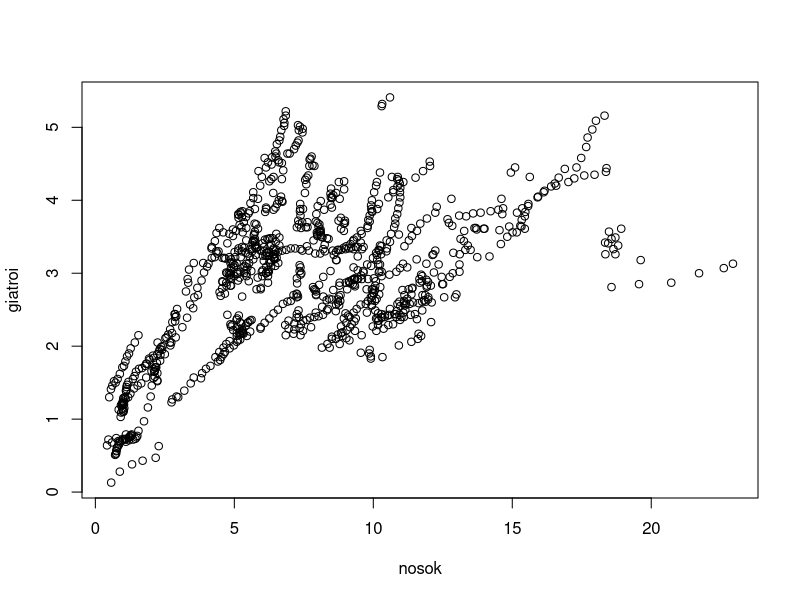
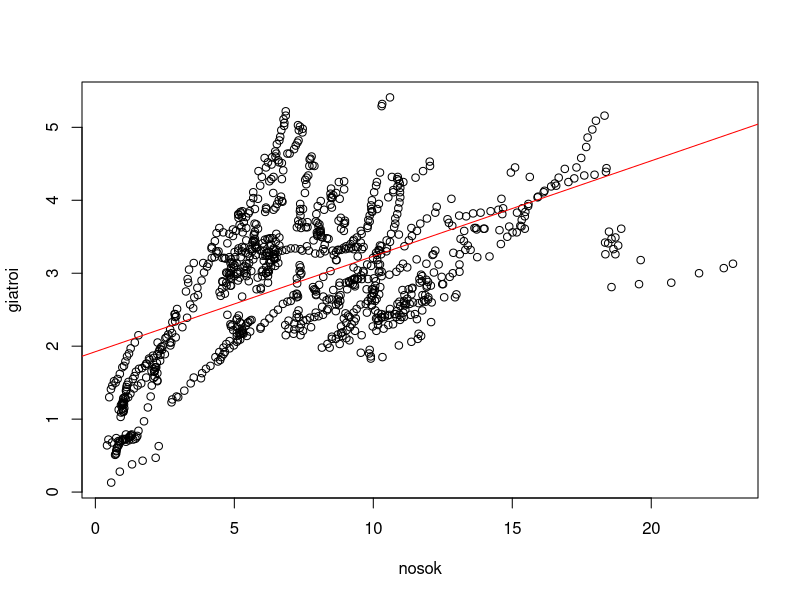
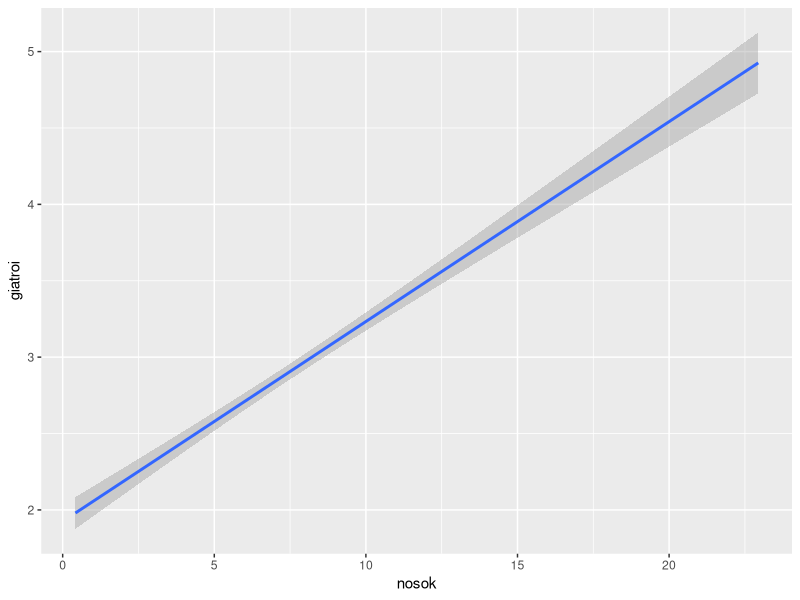
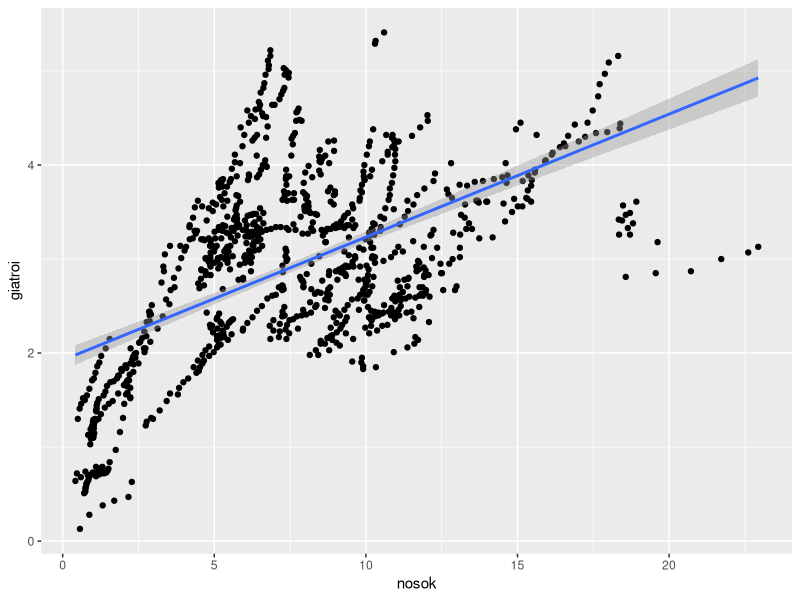

Recreate these plots in R, in order.
## ---- chunk 1
knitr::opts_chunk$set(echo = TRUE)
library(kableExtra)
## ---- chunk 2
rm(list = ls())
## ---- chunk 3
doctorsPer1000 <- read.csv("doctorsPer1000.csv", na.string = "")
knitr::kable(head(doctorsPer1000, n=100)) %>%
  kable_styling("striped", full_width = F) %>%
  scroll_box(width = "100%", height = "200px")
## ---- chunk 4
nurcesPer1000 <- read.csv("nurcesPer1000.csv", na.string = "")
knitr::kable(head(nurcesPer1000, n=100)) %>%
  kable_styling("striped", full_width = F) %>%
  scroll_box(width = "100%", height = "200px")
## ---- chunk 5
DocNurc <- merge(doctorsPer1000,nurcesPer1000,by=c("LOCATION","TIME"))
## ---- chunk 6
knitr::kable(head(DocNurc, n=100)) %>%
  kable_styling("striped", full_width = F) %>%
  scroll_box(width = "100%", height = "200px")
## ---- chunk 7
giatroi <- DocNurc$Value.x
nosok <- DocNurc$Value.y
## ---- chunk 8
cor(giatroi,nosok)
## ---- chunk 9
lm(giatroi ~ nosok)
## ---- chunk 10
plot(giatroi ~ nosok)
## ---- chunk 11
plot(giatroi ~ nosok)
abline(lm(giatroi ~ nosok), col = "red")
## ---- chunk 12
if(!require(ggplot2)){
    install.packages("ggplot2")
    library(ggplot2)
}
DocNurcEyth <- ggplot(DocNurc, aes(x = nosok, y = giatroi))
DocNurcEyth + geom_smooth(method='lm')
## ---- chunk 13
DocNurcEyth + geom_point() + geom_smooth(method='lm')
